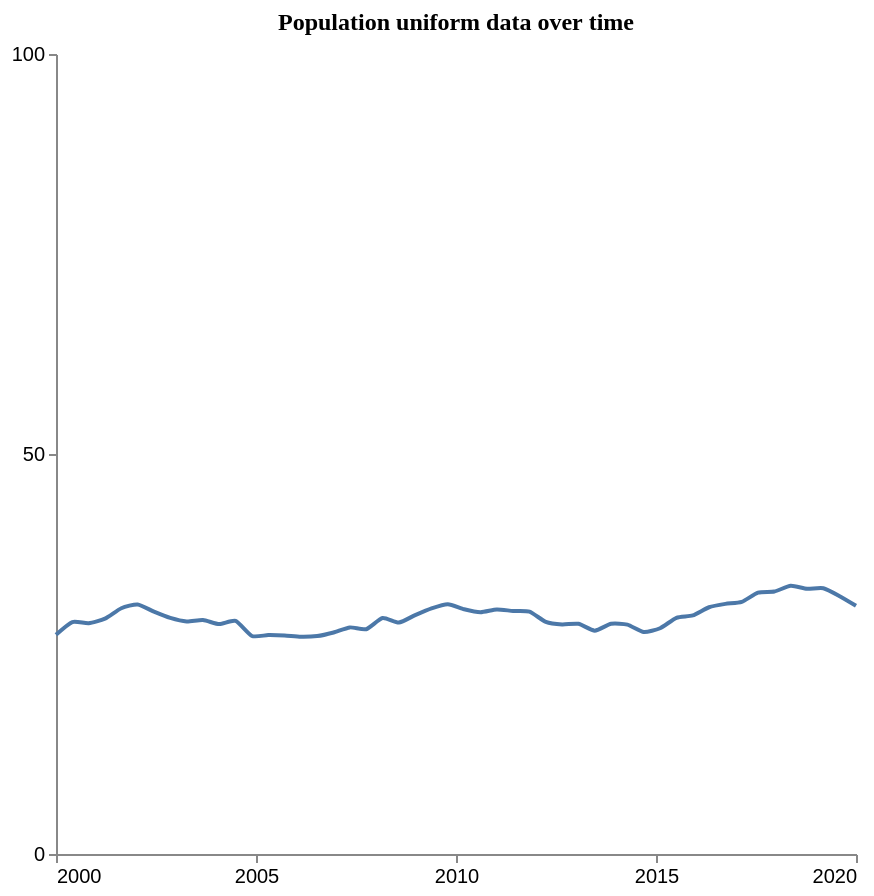

Describe this chart as a Vega-Lite specification.
### Vega-Lite specification from a JSON file in a GitHub repository (floating-point values rounded to 4 significant figures)
{"$schema": "https://vega.github.io/schema/vega-lite/v5.json", "description": "Pattern: Uniform", "data": {"values": [{"X": 2000.0, "Y": 27.41}, {"X": 2000.0, "Y": 28.99}, {"X": 2001.0, "Y": 28.85}, {"X": 2001.0, "Y": 29.42}, {"X": 2002.0, "Y": 30.72}, {"X": 2002.0, "Y": 31.2}, {"X": 2002.0, "Y": 30.29}, {"X": 2003.0, "Y": 29.51}, {"X": 2003.0, "Y": 29.07}, {"X": 2004.0, "Y": 29.24}, {"X": 2004.0, "Y": 28.74}, {"X": 2004.0, "Y": 29.14}, {"X": 2005.0, "Y": 27.25}, {"X": 2005.0, "Y": 27.36}, {"X": 2006.0, "Y": 27.3}, {"X": 2006.0, "Y": 27.15}, {"X": 2007.0, "Y": 27.24}, {"X": 2007.0, "Y": 27.69}, {"X": 2007.0, "Y": 28.33}, {"X": 2008.0, "Y": 28.1}, {"X": 2008.0, "Y": 29.49}, {"X": 2009.0, "Y": 28.93}, {"X": 2009.0, "Y": 29.86}, {"X": 2009.0, "Y": 30.71}, {"X": 2010.0, "Y": 31.23}, {"X": 2010.0, "Y": 30.59}, {"X": 2011.0, "Y": 30.23}, {"X": 2011.0, "Y": 30.58}, {"X": 2011.0, "Y": 30.37}, {"X": 2012.0, "Y": 30.29}, {"X": 2012.0, "Y": 29.02}, {"X": 2013.0, "Y": 28.7}, {"X": 2013.0, "Y": 28.77}, {"X": 2013.0, "Y": 27.92}, {"X": 2014.0, "Y": 28.78}, {"X": 2014.0, "Y": 28.67}, {"X": 2015.0, "Y": 27.75}, {"X": 2015.0, "Y": 28.22}, {"X": 2016.0, "Y": 29.52}, {"X": 2016.0, "Y": 29.82}, {"X": 2016.0, "Y": 30.84}, {"X": 2017.0, "Y": 31.26}, {"X": 2017.0, "Y": 31.51}, {"X": 2018.0, "Y": 32.67}, {"X": 2018.0, "Y": 32.81}, {"X": 2018.0, "Y": 33.52}, {"X": 2019.0, "Y": 33.16}, {"X": 2019.0, "Y": 33.21}, {"X": 2020.0, "Y": 32.22}, {"X": 2020.0, "Y": 31.02}]}, "mark": {"type": "line", "interpolate": "cardinal", "tension": 0.4}, "encoding": {"x": {"field": "X", "type": "quantitative", "title": "", "axis": {"grid": false, "format": "d", "values": [2000, 2005, 2010, 2015, 2020], "tickSize": 4}, "scale": {"domain": [2000, 2020]}}, "y": {"field": "Y", "type": "quantitative", "title": "", "axis": {"grid": false, "format": "d", "values": [0, 50, 100], "tickSize": 4, "tickOpacity": 1}, "scale": {"domain": [0, 100]}}}, "title": {"text": "Population uniform data over time", "anchor": "middle", "font": "Tahoma", "fontSize": 12}, "config": {"lineBreak": "^", "view": {"stroke": null}}, "height": 400, "width": 400, "autosize": "pad"}
